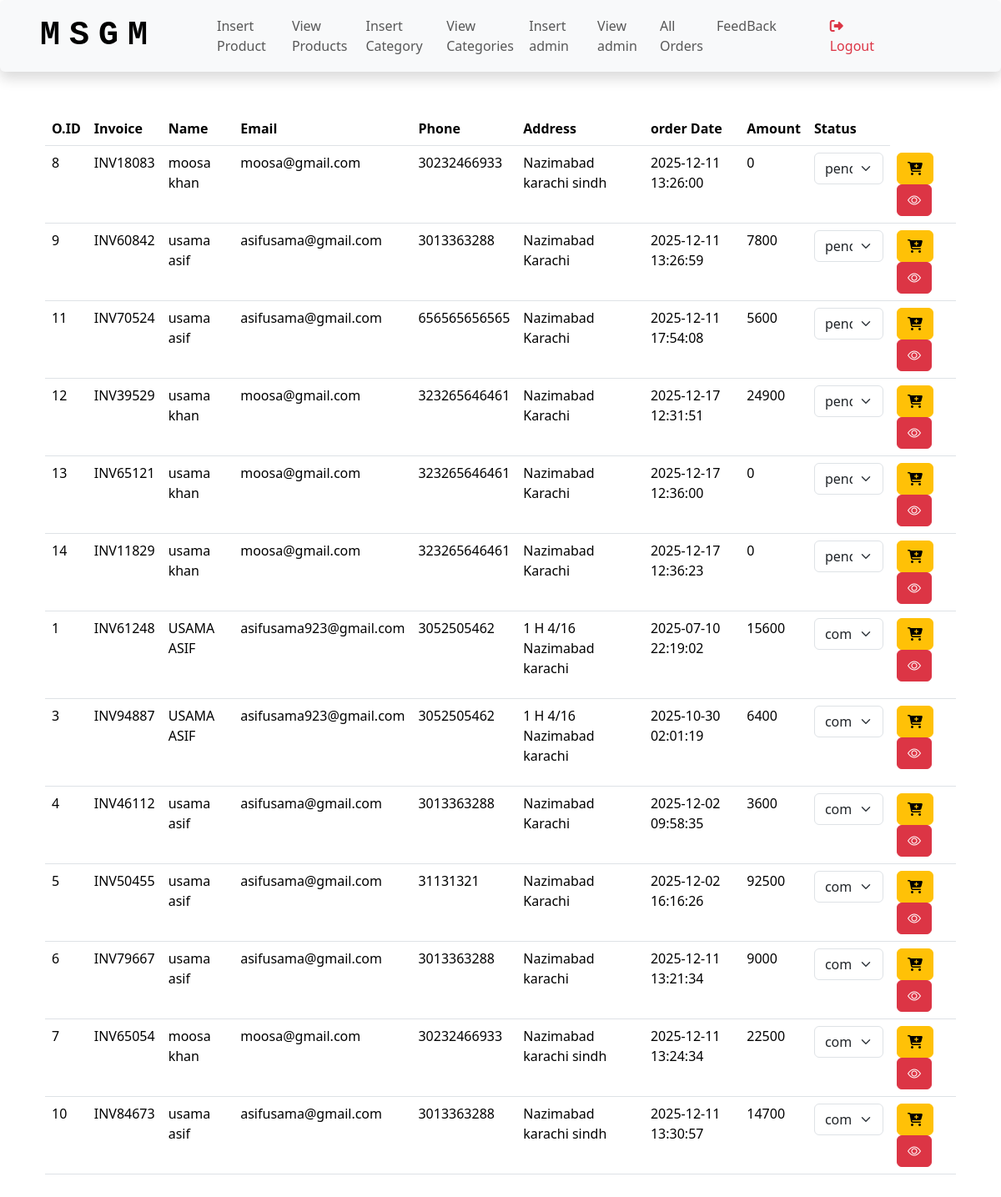
Page /admin_area/index.php?orders (signed in) on the committed database.
### tables this page shows
CREATE TABLE `orders` (
  `order_id` int(11) NOT NULL,
  `ip_address` varchar(200) DEFAULT NULL,
  `first_name` varchar(100) DEFAULT NULL,
  `last_name` varchar(100) DEFAULT NULL,
  `email` varchar(100) DEFAULT NULL,
  `phone` bigint(200) NOT NULL,
  `address` text DEFAULT NULL,
  `state` varchar(100) DEFAULT NULL,
  `zip_code` varchar(20) DEFAULT NULL,
  `invoice_number` varchar(100) DEFAULT NULL,
  `total_amount` int(11) DEFAULT NULL,
  `order_status` varchar(50) DEFAULT 'Pending',
  `order_date` datetime DEFAULT current_timestamp()
);

### admin_area/order_view.php (the view, shortened to what this page needs)
<!DOCTYPE html>
<html lang="en">
<head>
      <?php
include('../links.php');
    include('../functions/common_function.php');
    ?>
</head>
<body class="cart_page">
    <div class="container">
  <table class="table w-100 table-hover table-condensed">
    <?php
    $product_query = "SELECT * FROM orders ORDER BY order_status DESC";
        $product_result = mysqli_query($conn, $product_query);
    $result_count = mysqli_num_rows($product_result);
    if($result_count>0){
      echo "<thead>
      <tr>
        <th>O.ID</th>
        <th>Invoice</th>
        <th>Name</th>
        <th>Email</th>
        <th>Phone</th>
        <th>Address</th>
        <th>order Date</th>
        <th>Amount</th>
        <th>Status</th>
      </tr>
    </thead>";
        while ($product_row = mysqli_fetch_assoc($product_result)) {
            $order_id = $product_row['order_id'];
            $first_name = $product_row['first_name'];
            $last_name = $product_row['last_name'];
            $email = $product_row['email'];
            $phone = $product_row['phone'];
            $address = $product_row['address'];
            $invoice_number = $product_row['invoice_number'];
            $total_amount = $product_row['total_amount'];
            $order_status = $product_row['order_status'];
            $order_date = $product_row['order_date'];
            ?>
    <tbody>
      <tr>
        <form action="" method="POST">
        <td data-th="Admin ID">
                 <p> <?php echo $order_id; ?></p>
        </td>
        <td data-th="Admin ID">
                 <p> <?php echo $invoice_number; ?></p>
        </td>
        <td data-th="customer name">
              <p> <?php echo $first_name." ".$last_name; ?></p>
        </td>
        <td data-th="email">
              <p> <?php echo $email; ?></p>
        </td>
        <td data-th="Phone">
              <p> <?php echo $phone; ?></p>
        </td>
        <td data-th="Address">
              <p> <?php echo $address; ?></p>
        </td>
        <td data-th="Order date">
              <p> <?php echo $order_date; ?></p>
        </td>
        <td data-th="Admin Username">
              <p> <?php echo $total_amount; ?></p>
        </td>
        <td data-th="order status">
         <select name="status" id="" class="form-select">
                    <?php
                    if($order_status == 'completed'){
                        echo"<option value='completed'>completed</option>";
                    }else{
                        echo"<option value='pending'>pending</option>";
                    }
                   ?>
                </select>
        </td>
        <td class="actions" data-th="">
          <button type="submit" name="update_status" class="btn btn-warning btn-md" title="Update Status"><i class="fa-solid fa-cart-plus"></i></button>
          <a href="index.php?page=item_view&order_id=<?= $order_id ?>" type="submit" title="View Item"  class="btn btn-danger btn-md"><i class="bi bi-eye"></i></a>
        </td>
</form>
      </tr>
    </tbody>
     <?php }}
     else{
      echo "<h2 class='text-center text-danger'> NO Order IS AVAILABLE </h2>";
     }
     ?>
  </table>
</div>
</body>
</html>

### style.css (style rules this page uses)
* { margin: 0; padding: 0; box-sizing: border-box; }

### rows in the picture
orders: order_id "8", invoice_number "INV18083", first_name "moosa", last_name "khan", email "moosa@gmail.com", phone "30232466933", address "Nazimabad karachi sindh", order_date "2025-12-11 13:26:00", total_amount "0", status "pending"
orders: order_id "9", invoice_number "INV60842", first_name "usama", last_name "asif", email "asifusama@gmail.com", phone "3013363288", address "Nazimabad Karachi", order_date "2025-12-11 13:26:59", total_amount "7800", status "pending"
orders: order_id "11", invoice_number "INV70524", first_name "usama", last_name "asif", email "asifusama@gmail.com", phone "656565656565", address "Nazimabad Karachi", order_date "2025-12-11 17:54:08", total_amount "5600", status "pending"
orders: order_id "12", invoice_number "INV39529", first_name "usama", last_name "khan", email "moosa@gmail.com", phone "323265646461", address "Nazimabad Karachi", order_date "2025-12-17 12:31:51", total_amount "24900", status "pending"
orders: order_id "13", invoice_number "INV65121", first_name "usama", last_name "khan", email "moosa@gmail.com", phone "323265646461", address "Nazimabad Karachi", order_date "2025-12-17 12:36:00", total_amount "0", status "pending"
orders: order_id "14", invoice_number "INV11829", first_name "usama", last_name "khan", email "moosa@gmail.com", phone "323265646461", address "Nazimabad Karachi", order_date "2025-12-17 12:36:23", total_amount "0", status "pending"
orders: order_id "1", invoice_number "INV61248", first_name "USAMA", last_name "ASIF", email "asifusama923@gmail.com", phone "3052505462", address "1 H 4/16 Nazimabad karachi", order_date "2025-07-10 22:19:02", total_amount "15600", status "completed"
orders: order_id "3", invoice_number "INV94887", first_name "USAMA", last_name "ASIF", email "asifusama923@gmail.com", phone "3052505462", address "1 H 4/16 Nazimabad karachi", order_date "2025-10-30 02:01:19", total_amount "6400", status "completed"
orders: order_id "4", invoice_number "INV46112", first_name "usama", last_name "asif", email "asifusama@gmail.com", phone "3013363288", address "Nazimabad Karachi", order_date "2025-12-02 09:58:35", total_amount "3600", status "completed"
orders: order_id "5", invoice_number "INV50455", first_name "usama", last_name "asif", email "asifusama@gmail.com", phone "31131321", address "Nazimabad Karachi", order_date "2025-12-02 16:16:26", total_amount "92500", status "completed"
orders: order_id "6", invoice_number "INV79667", first_name "usama", last_name "asif", email "asifusama@gmail.com", phone "3013363288", address "Nazimabad karachi", order_date "2025-12-11 13:21:34", total_amount "9000", status "completed"
orders: order_id "7", invoice_number "INV65054", first_name "moosa", last_name "khan", email "moosa@gmail.com", phone "30232466933", address "Nazimabad karachi sindh", order_date "2025-12-11 13:24:34", total_amount "22500", status "completed"
orders: order_id "10", invoice_number "INV84673", first_name "usama", last_name "asif", email "asifusama@gmail.com", phone "3013363288", address "Nazimabad karachi sindh", order_date "2025-12-11 13:30:57", total_amount "14700", status "completed"
